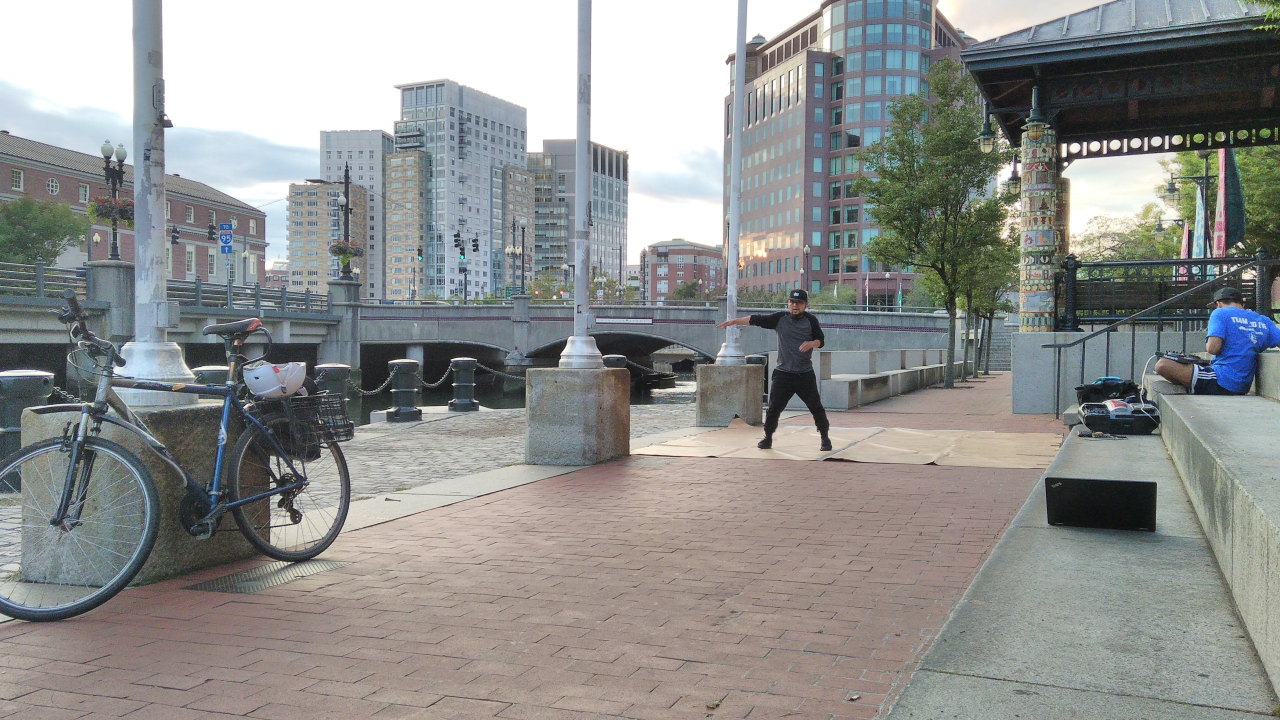
#> input picture Assignments/Assignment 1/Wenhan_Liu_A1-Solution/Questions/RISDance.jpg, 3840 x 2160 px (shown at 1/3 size)
$ jupyter execute Questions_Wenhan_Liu_Assignment_1.ipynb
#> lines starting #> are read from the running program, lines starting #| are printed output that depends on the picture
Q1.

Image convolution takes an image and a filter/kernel as input. And any linear, shift-invariant operator can be represented as a convolution. It's the response of one function when subjected to another function. For the transformation, for a pixel of the modified image, for each filter window on it, it dertermines the center pixel's value by multiplying its original value and all neighbor pixel's value of the input image with the filter matrix, and then adding the weighted values of all its neighbors. And in the end, it would ouput a filtered image that's been modified.It's useful as it could multiply 2 arrays of different sizes and same dimensionality, and the produce a new array with the same dimensionality and different features.

Q2.

For starter, the equation for correlation is h[m, n] = Σf[k, l]I[m + k, n + l].
And the equation for convolution is h[m, n] = Σf[k,l]I[m - k, n - l].
Convolution is the same as correlation with a 180˚ rotated filter kernel, and when the filter kernel is symmetric, these 2 are identical. And convolution is associative but correlation is not. Also, Correlation is a measure of similarity between 2 signals, while convolution is the response of one function when subjected to another function, or, a measure of effect of one signal on the other.

[cell 1]
from skimage import io
from skimage import color
from skimage import img_as_ubyte
from skimage.transform import rescale, resize
from scipy.ndimage import convolve
from scipy.ndimage import correlate
from mpl_toolkits.mplot3d import Axes3D
import matplotlib.pyplot as plt
import numpy as np
import time

img = io.imread('RISDance.jpg')
#> img is the input picture: shape (2160, 3840, 3); mean R, G, B 143.2, 144.5, 142.7
img = img_as_ubyte(img)
img_gray = color.rgb2gray(img)

[cell 2]
plt.imshow(img)
img.shape
#> Out = (2160, 3840, 3)

[cell 3]
plt.imshow(img_gray, cmap='gray')

[cell 4]
shift = np.zeros((155,155))
shift[77,154] = 1 # This is a shift filter, it's not symmetric

[cell 5]
result = convolve(img_gray, shift, mode='constant', cval=0.0)
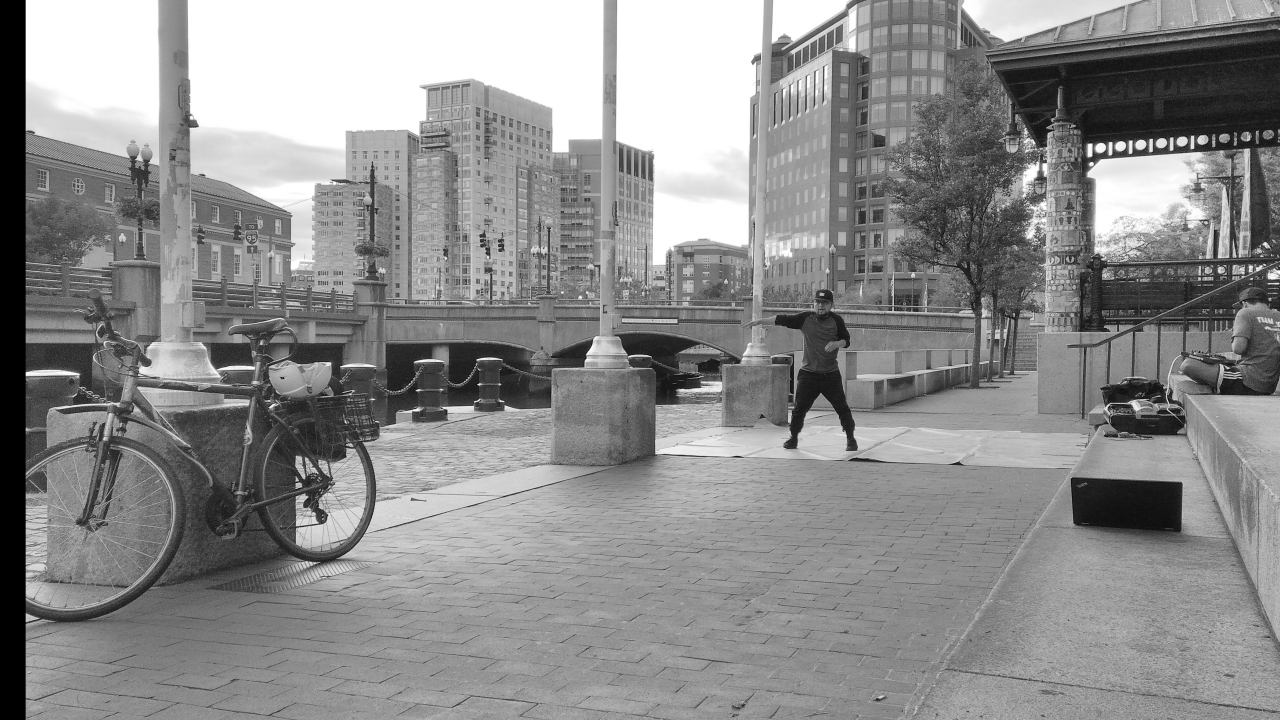
#> result: shape (2160, 3840) float64 (shown at 1/3 size); min 0, max 1, mean 0.556
plt.imshow(result, cmap='gray')

[cell 6]
result_corr = correlate(img_gray, shift)
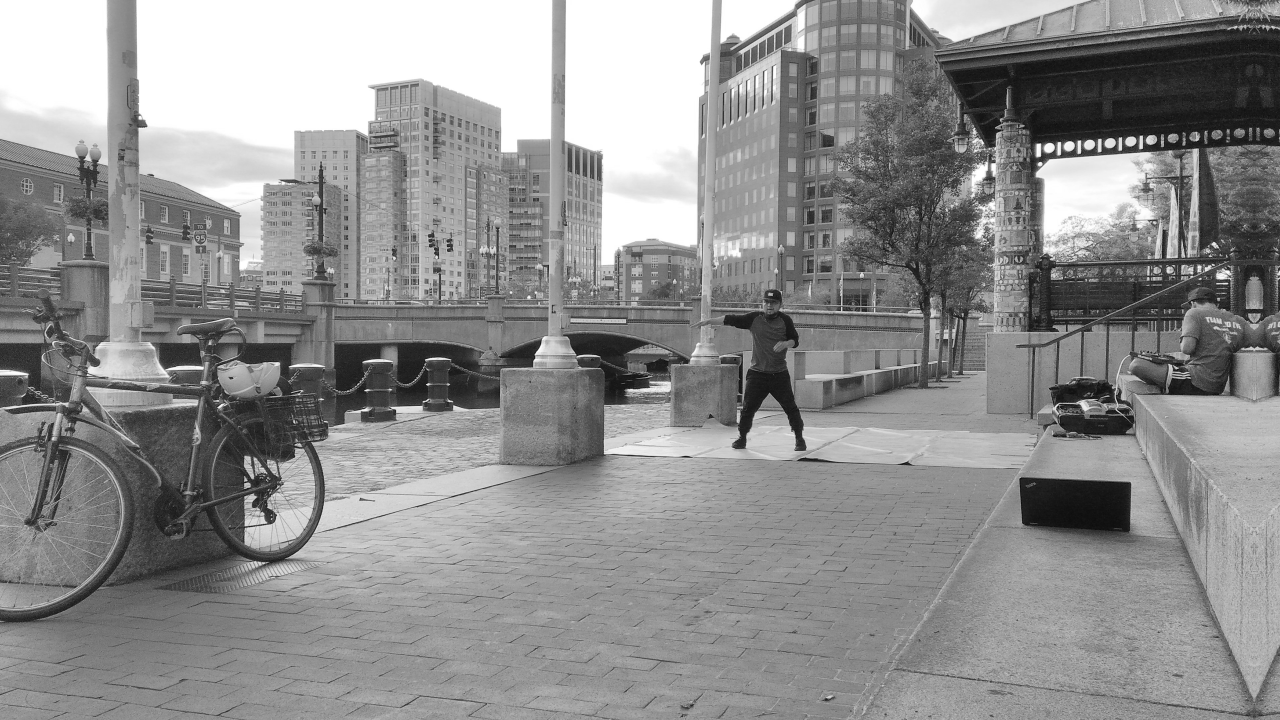
#> result_corr: shape (2160, 3840) float64 (shown at 1/3 size); min 0, max 1, mean 0.563
plt.imshow(result_corr, cmap='gray')

Q3.
A low-pass filter is smoothing filter, and an example of low-pass filter is the Gaussian filter, it pass through lower frequencies while attenuating higher frequencies.

And high-pass filter can be used for sharpening the image, it pass through higher frequencies while attenuating lower frequencies.

[cell 7]
low_pass = np.array([[1/9, 1/9, 1/9],
                     [1/9, 1/9, 1/9],
                     [1/9, 1/9, 1/9]])#This is a smoothing filter
high_pass = np.array(([-1, 0, 1],
                      [-2, 0, 2],
                      [-1, 0, 1]), dtype="int")# This is sobel filter, but also a high-pass filter

[cell 8]
low_result = convolve(img_gray, low_pass)
plt.imshow(low_result, cmap='gray')

[cell 9]
high_result = convolve(img_gray, high_pass)
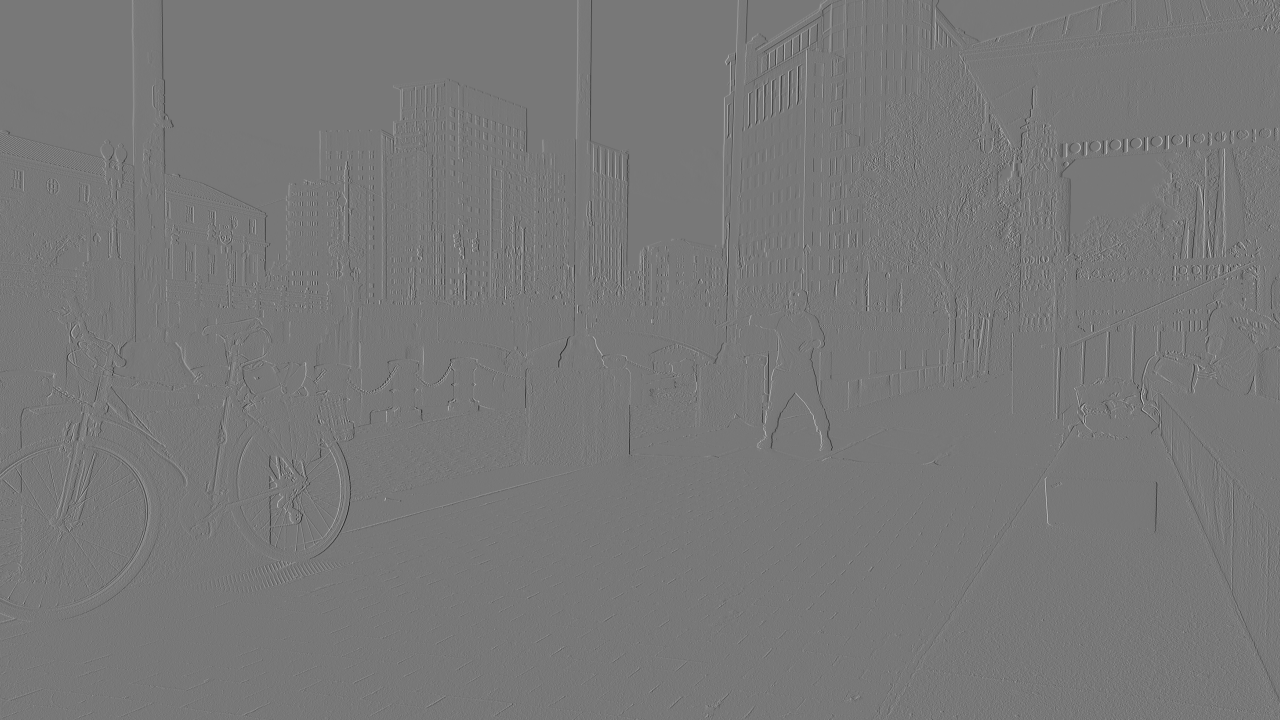
#> high_result: shape (2160, 3840) float64 (shown at 1/3 size); min -3.12, max 3.47, mean 0.000175; drawn with min black and max white
plt.imshow(high_result, cmap='gray')

Q4.

[cell 10]
image25 = rescale(img_gray, 0.175) # Image of size 0.25 Megapixel
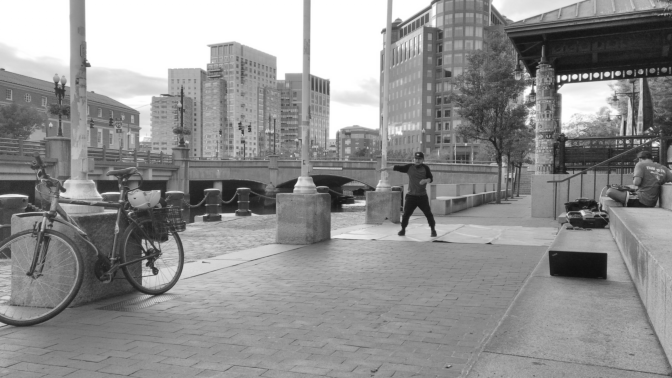
#> image25: shape (378, 672) float64; min 0.0607, max 1, mean 0.565
image3 = rescale(img_gray, 0.63) # Image of size 3 Megapixel
image5 = rescale(img_gray, 0.8) # Image of size 5 Megapixel
image8 = img_gray # Image of size 8 Megapixel

[cell 11]
conv_matrix = np.zeros((7, 4))#(y,x) where y is filter size and x is image size
corr_matrix = np.zeros((7, 4))

[cell 12]
for i in range(3, 16, 2):
  kernel_size = i
  filter = np.zeros((kernel_size, kernel_size))
  filter[:,:] = 1/9
  #print("Using filter with size {}.".format(kernel_size))

  start_time = time.time()
  result1 = convolve(image25, filter)
  end_time = time.time()
  conv_matrix[3*(i//2) - i][0] = end_time - start_time

  start_time = time.time()
  result2 = convolve(image3, filter)
  end_time = time.time()
  conv_matrix[3*(i//2) - i][1] = end_time - start_time

  start_time = time.time()
  result3 = convolve(image5, filter)
  end_time = time.time()
  conv_matrix[3*(i//2) - i][2] = end_time - start_time

  start_time = time.time()
  result4 = convolve(image8, filter)
  end_time = time.time()
  conv_matrix[3*(i//2) - i][3] = end_time - start_time
#> this loop made 7 passes
#> pass 2, `result1 = convolve(image25, filter)`:
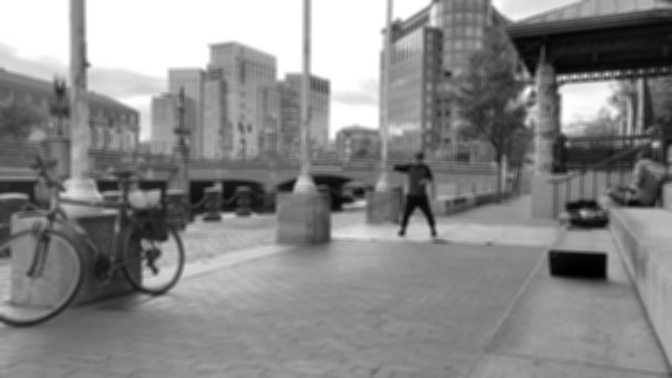
#> result1: shape (378, 672) float64; min 0.189, max 2.78, mean 1.57; drawn with min black and max white
#> after the loop, conv_matrix = [[0.0105, 0.0947, 0.147, 0.163], [0.0126, 0.0815, 0.155, 0.184], [0.00846, 0.102, 0.175, 0.277], [0.0112, 0.14, 0.239, 0.375], [0.0152, 0.198, 0.342, 0.516], [0.0198, 0.256, 0.534, 0.658], [0.0269, 0.343, 0.654, 0.897]]

[cell 13]
conv_matrix
#> Out has the same summary as conv_matrix

[cell 14]
x = [0.25, 3, 5, 8]
y = [3,5,7,9,11,13,15]
data = conv_matrix
#> data has the same summary as conv_matrix
fig = plt.figure()
ax = fig.add_subplot(111, projection='3d')
X, Y = np.meshgrid(x, y)
ax.plot_surface(X, Y, data)
ax.scatter(X,Y,data, color='r')
ax.set_xlabel('x')
ax.set_ylabel('y')
ax.set_zlabel('z')
plt.show()
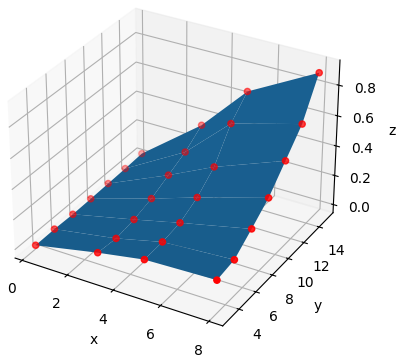
#> figure drawn by matplotlib, 1 panel

[cell 15]
for i in range(3, 16, 2):
  kernel_size = i
  filter = np.zeros((kernel_size, kernel_size))
  filter[:,:] = 1/9
  #print("Using filter with size {}.".format(kernel_size))

  start_time = time.time()
  result1 = correlate(image25, filter)
  end_time = time.time()
  corr_matrix[3*(i//2) - i][0] = end_time - start_time

  start_time = time.time()
  result2 = correlate(image3, filter)
  end_time = time.time()
  corr_matrix[3*(i//2) - i][1] = end_time - start_time

  start_time = time.time()
  result3 = correlate(image5, filter)
  end_time = time.time()
  corr_matrix[3*(i//2) - i][2] = end_time - start_time

  start_time = time.time()
  result4 = correlate(image8, filter)
  end_time = time.time()
  corr_matrix[3*(i//2) - i][3] = end_time - start_time
#> after the loop, corr_matrix = [[0.00254, 0.0391, 0.0745, 0.137], [0.0047, 0.114, 0.195, 0.326], [0.015, 0.105, 0.175, 0.283], [0.0111, 0.14, 0.238, 0.37], [0.0149, 0.194, 0.336, 0.505], [0.0195, 0.262, 0.492, 0.654], [0.0277, 0.345, 0.64, 0.895]]

[cell 16]
corr_matrix
#> Out has the same summary as corr_matrix

[cell 17]
x = [0.25, 3, 5, 8]
y = [3,5,7,9,11,13,15]
data = corr_matrix
#> data has the same summary as corr_matrix
fig = plt.figure()
ax = fig.add_subplot(111, projection='3d')
X, Y = np.meshgrid(x, y)
ax.plot_surface(X, Y, data)
ax.scatter(X,Y,data, color='r')
ax.set_xlabel('x')
ax.set_ylabel('y')
ax.set_zlabel('z')
plt.show()
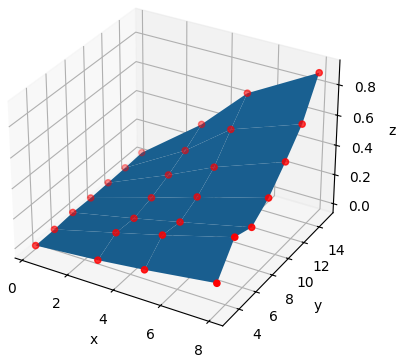
#> figure drawn by matplotlib, 1 panel
